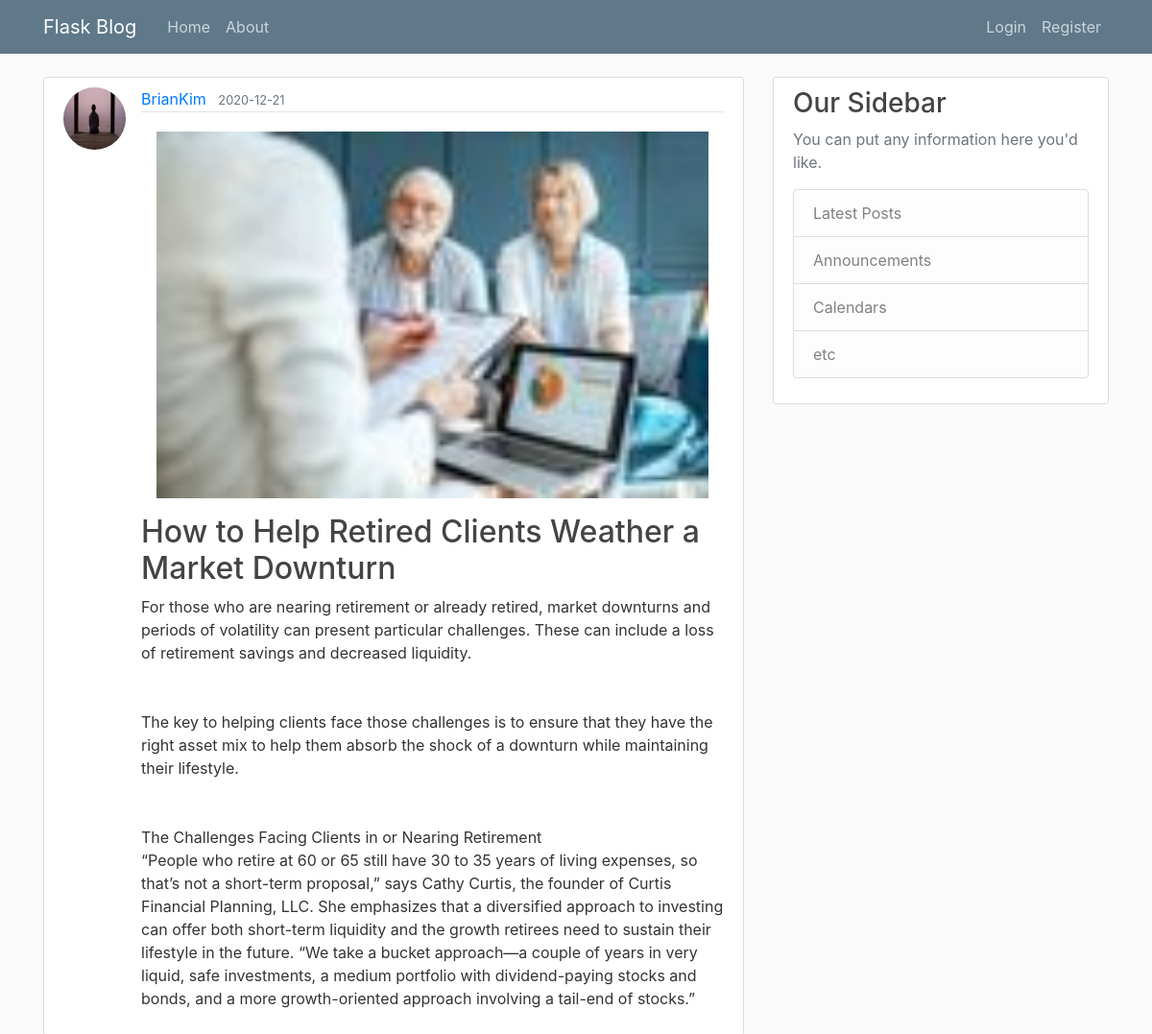
/post/view/1, run on the app's committed database.
### databases/models.py (models this page shows, shortened)
class User(db.Model, UserMixin):
    id = db.Column(db.Integer, primary_key=True)
    username = db.Column(db.String(20), unique=True, nullable=False)
    email = db.Column(db.String(120), unique=True, nullable=False)
    image_file = db.Column(db.String(20), nullable=False, default='default.jpg')
    password = db.Column(db.String(60), nullable=False)
    posts = db.relationship('Post', backref='author', lazy=True)

class Post(db.Model):
    id = db.Column(db.Integer, primary_key=True)
    title = db.Column(db.String(100), nullable=False)
    date_posted = db.Column(db.DateTime, nullable=False, default=datetime.utcnow)
    content = db.Column(db.Text, nullable=False)
    image_file = db.Column(db.String(20), nullable=True)
    user_id = db.Column(db.Integer, db.ForeignKey('user.id'), nullable=False)

### flaskblog/posts/routes.py (the view)
@posts.route("/post/view/<int:post_id>")
def view_post(post_id):
    post = Post.query.get_or_404(post_id)
    return render_template('posts/view_post.html', title=post.title, post=post)

### templates/posts/view_post.html (shortened to what this page needs)
{% extends "layout.html" %}
{% block content %}
    <article class="media content-section">
      <img class="rounded-circle article-img" src="{{ url_for('static', filename='profile_pics/' + post.author.image_file) }}">
      <div class="media-body">
        <div class="article-metadata">
          <a class="mr-2" href="{{ url_for('users.user_posts', username=post.author.username) }}">{{ post.author.username }}</a>
          <small class="text-muted">{{ post.date_posted.strftime('%Y-%m-%d') }}</small>
        </div>
        <img class="w-100 p-3 d-block" src="{{ url_for('static', filename='post_pics/' + post.image_file) }}">
        <h2 class="article-title">{{ post.title }}</h2>
        <p class="article-content">{{ post.content }}</p>
      </div>
    </article>
{% endblock content %}

### templates/layout.html (shortened to what this page needs)
<!DOCTYPE html>
<html>
<head>
    <link rel="stylesheet" href="https://stackpath.bootstrapcdn.com/bootstrap/4.3.1/css/bootstrap.min.css">
    <link rel="stylesheet" type="text/css" href="{{ url_for('static', filename='css/main.css') }}">
</head>
{% block errors %}
    <body>
        <header class="site-header">
          <nav class="navbar navbar-expand-md navbar-dark bg-steel fixed-top">
            <div class="container">
              <a class="navbar-brand mr-4" href="{{ url_for('main.home') }}">Flask Blog</a>
              <div class="collapse navbar-collapse" id="navbarToggle">
                <div class="navbar-nav mr-auto">
                  <a class="nav-item nav-link" href="{{ url_for('main.home') }}">Home</a>
                  <a class="nav-item nav-link" href="{{ url_for('main.about') }}">About</a>
                </div>
                <div class="navbar-nav">
                  {% if current_user.is_authenticated %}
                      <a class="nav-item nav-link" href="{{ url_for('users.account') }}">{{ current_user.username }}</a>
                      <a class="nav-item nav-link" href="{{ url_for('users.logout') }}">Logout</a>
                  {% else %}
                      <a class="nav-item nav-link" href="{{ url_for('users.login') }}">Login</a>
                      <a class="nav-item nav-link" href="{{ url_for('users.register') }}">Register</a>
                  {% endif %}
                </div>
              </div>
            </div>
          </nav>
        </header>
        <main role="main" class="container">
          <div class="row">
                <div class="col-md-8">
                  {% block content %}{% endblock %}
                </div>
                <div class="col-md-4">
                  <div class="content-section">
                    <h3>Our Sidebar</h3>
                    <p class='text-muted'>You can put any information here you'd like.
                      <ul class="list-group">
                        <li class="list-group-item list-group-item-light">Latest Posts</li>
                        <li class="list-group-item list-group-item-light">Announcements</li>
                        <li class="list-group-item list-group-item-light">Calendars</li>
                        <li class="list-group-item list-group-item-light">etc</li>
                      </ul>
                    </p>
                  </div>
                </div>
          </div>
        </main>
    </body>
{% endblock %}
</html>

### static/css/main.css (style rules this page uses)
body { background: #fafafa; color: #333333; margin-top: 5rem; }
h1, h2, h3, h4, h5, h6 { color: #444444; }
.bg-steel { background-color: #5f788a; }
.site-header .navbar-nav .nav-link { color: #cbd5db; }
.content-section { background: #ffffff; padding: 10px 20px; border: 1px solid #dddddd; border-radius: 3px; margin-bottom: 20px; }
.article-title { color: #444444; }
.article-content { white-space: pre-line; }
.article-img { height: 65px; width: 65px; margin-right: 16px; }
.article-metadata { padding-bottom: 1px; margin-bottom: 4px; border-bottom: 1px solid #e3e3e3 }

### data on the page
User: image_file (placeholder picture), author.username "BrianKim"
Post: date_posted "2020-12-21", image_file (picture), title "How to Help Retired Clients Weather a Market Downturn", content "For those who are nearing retirement or already retired, market downturns and periods of volatility can present particular challenges. These can include a loss of retirement savings and decreased liquidity. The key to helping clients face those challenges is to ensure that they have the right asset mix to help them absorb the shock of a downturn while maintaining their lifestyle. The Challenges Facing Clients in or Nearing Retirement “People who retire at 60 or 65 still have 30 to 35 years of living expenses, so that’s not a short-term proposal,” says Cathy Curtis, the founder of Curtis Financial Planning, LLC. She emphasizes that a diversified approach to investing can offer both…"
